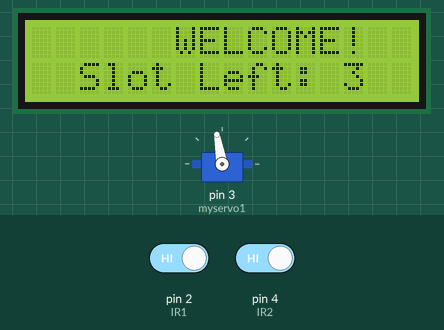
Simulated run of this sketch. Board: Arduino Uno, built with avr-gcc and run on an emulated ATmega328P. On the bench: 16×2 character LCD, servo. The test bench sets the inputs (shaded band); at power-on: pin 2 (IR1) HIGH, pin 4 (IR2) HIGH.

Above: at 3.3 s.
3.4 s: pin 2 (IR1) driven LOW
At 4.0 s:
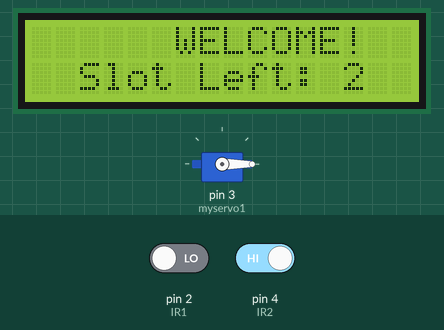
4.9 s: pin 4 (IR2) driven LOW
At 7.7 s:
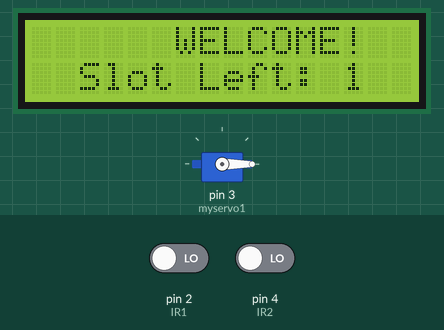
7.9 s: pin 2 (IR1) driven HIGH
9.5 s: pin 2 (IR1) driven LOW
At 12.1 s:
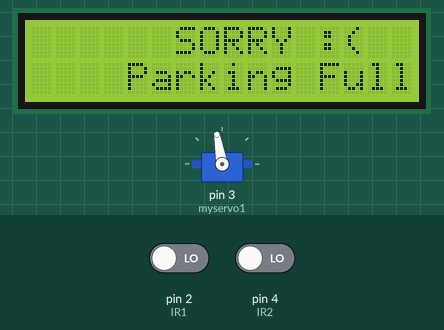
12.5 s: pin 4 (IR2) driven HIGH
At 14.64 s:
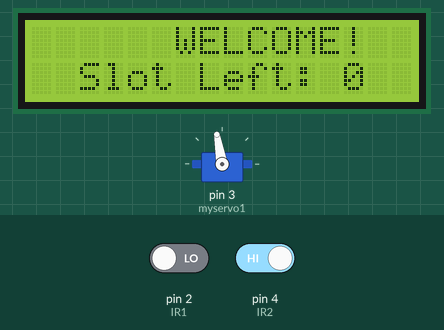
Timing chart, 0 to 16.1 s (numbered marks = the images above; inputs shaded):
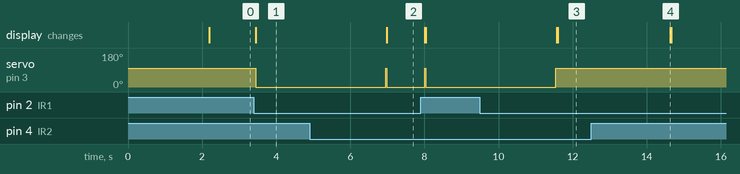

The sketch:

IntelliPark_Code.ino
```cpp
#include <Wire.h>
#include <LiquidCrystal_I2C.h>
LiquidCrystal_I2C lcd(0x3F,16,2);
#include <Servo.h>

Servo myservo1;

int IR1 = 2;
int IR2 = 4;

int Slot = 3;

int flag1 = 0;
int flag2 = 0;

void setup() {
  lcd.init();
  lcd.begin(16,2);
  lcd.backlight();
pinMode(IR1, INPUT);
pinMode(IR2, INPUT);

myservo1.attach(3);
myservo1.write(100);

lcd.setCursor (2,0);
lcd.print("     ARDUINO    ");
lcd.setCursor (2,1);
lcd.print("PARKING SYSTEM ");
delay (2000);
lcd.clear();
}

void loop(){

if(digitalRead (IR1) == LOW && flag1==0){
if(Slot>0){flag1=1;
if(flag2==0){myservo1.write(0); Slot = Slot-1;}
}else{
lcd.setCursor (2,0);
lcd.print("    SORRY :(    ");
lcd.setCursor (2,1);
lcd.print("  Parking Full  ");
delay (3000);
lcd.clear();
}
}

if(digitalRead (IR2) == LOW && flag2==0){flag2=1;
if(flag1==0){myservo1.write(0); Slot = Slot+1;}
}

if(flag1==1 && flag2==1){
delay (1000);
myservo1.write(100);
flag1=0, flag2=0;
}

lcd.setCursor (2,0);
lcd.print("    WELCOME!    ");
lcd.setCursor (2,1);
lcd.print("Slot Left: ");
lcd.print(Slot);
}
```

Measured:
- after the input at 3.4 s, servo on pin 3 (myservo1): 100° → 0° after 0.05 s; the display: changes after 0.05 s (image 1)
- after the input at 4.9 s, servo on pin 3 (myservo1): 0° → 100° after 2.1 s, → 0° 0.03 s later; the display: changes after 2.1 s (image 2)
- after the input at 9.5 s, servo on pin 3 (myservo1): 0° → 100° after 2.0 s; the display: first changes after 2.1 s (image 3 shows a later state)
- after the input at 12.5 s, servo on pin 3 (myservo1): stays 100° (without the input it goes to 0° after 2.1 s); the display: changes after 2.1 s (image 4)
